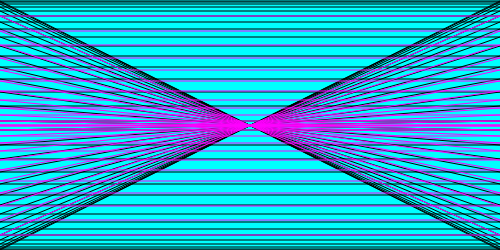
Frame 1 (no input)
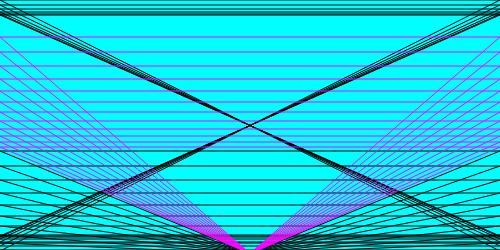
Frame 2 (the mouse pressed at the canvas centre, redrawn once)

The p5.js sketch that drew these frames (run headless with seeded random() and noise() and a simulated clock; the mouse was pressed at the canvas centre and the sketch redrawn once):

// p5.js sketch
// ── sketch.js
var yPos = 0;
var xPos = 0;
function setup() {
    createCanvas(500,250);
     // setup() runs once
      frameRate(30);
      noLoop();
    }
    function draw() {
     // draw() loops forever, until stopped
      background('aqua');
      stroke(0);
      yPos = yPos - 1;
      if (yPos < 0) {
        yPos = height;
      }
      xPos = xPos + 1;
      if (xPos < 0) {
        xPos = width;
      }
      line(0, yPos, width, yPos);
      line(0, xPos, width, xPos);
      line(0, xPos, width, yPos);
      line(0, yPos, width, xPos);
      yPos = yPos - 1;
      if (yPos < 0) {
        yPos = height;
      }
      xPos = xPos + 1;
      if (xPos < 0) {
        xPos = width;
      }
      line(0, yPos, width, yPos);
      line(0, xPos, width, xPos);
      line(0, xPos, width, yPos);
      line(0, yPos, width, xPos);
      yPos = yPos - 2;
      if (yPos < 0) {
        yPos = height;
      }
      xPos = xPos + 2;
      if (xPos < 0) {
        xPos = width;
      }
      line(0, yPos, width, yPos);
      line(0, xPos, width, xPos);
      line(0, xPos, width, yPos);
      line(0, yPos, width, xPos);
      yPos = yPos - 3;
      if (yPos < 0) {
        yPos = height;
      }
      xPos = xPos + 3;
      if (xPos < 0) {
        xPos = width;
      }
      line(0, yPos, width, yPos);
      line(0, xPos, width, xPos);
      line(0, xPos, width, yPos);
      line(0, yPos, width, xPos);
      yPos = yPos - 4;
      if (yPos < 0) {
        yPos = height;
      }
      xPos = xPos + 4;
      if (xPos < 0) {
        xPos = width;
      }
      line(0, yPos, width, yPos);
      line(0, xPos, width, xPos);
      line(0, xPos, width, yPos);
      line(0, yPos, width, xPos);
      yPos = yPos - 5;
      if (yPos < 0) {
        yPos = height;
      }
      xPos = xPos + 5;
      if (xPos < 0) {
        xPos = width;
      }
      line(0, yPos, width, yPos);
      line(0, xPos, width, xPos);
      line(0, xPos, width, yPos);
      line(0, yPos, width, xPos);
      yPos = yPos - 6;
      if (yPos < 0) {
        yPos = height;
      }
      xPos = xPos + 6;
      if (xPos < 0) {
        xPos = width;
      }
      line(0, yPos, width, yPos);
      line(0, xPos, width, xPos);
      line(0, xPos, width, yPos);
      line(0, yPos, width, xPos);
      yPos = yPos - 7;
      if (yPos < 0) {
        yPos = height;
      }
      xPos = xPos + 7;
      if (xPos < 0) {
        xPos = width;
      }
      line(0, yPos, width, yPos);
      line(0, xPos, width, xPos);
      line(0, xPos, width, yPos);
      line(0, yPos, width, xPos);
      yPos = yPos - 8;
      if (yPos < 0) {
        yPos = height;
      }
      xPos = xPos + 8;
      if (xPos < 0) {
        xPos = width;
      }
      line(0, yPos, width, yPos);
      line(0, xPos, width, xPos);
      line(0, xPos, width, yPos);
      line(0, yPos, width, xPos);
      yPos = yPos - 9;
      if (yPos < 0) {
        yPos = height;
      }
      xPos = xPos + 9;
      if (xPos < 0) {
        xPos = width;
      }
      line(0, yPos, width, yPos);
      line(0, xPos, width, xPos);
      line(0, xPos, width, yPos);
      line(0, yPos, width, xPos);
      yPos = yPos - 10;
      if (yPos < 0) {
        yPos = height;
      }
      xPos = xPos + 10;
      if (xPos < 0) {
        xPos = width;
      }
      line(0, yPos, width, yPos);
      line(0, xPos, width, xPos);
      line(0, xPos, width, yPos);
      line(0, yPos, width, xPos);
      yPos = yPos - 11;
      if (yPos < 0) {
        yPos = height;
      }
      xPos = xPos + 11;
      if (xPos < 0) {
        xPos = width;
      }
      line(0, yPos, width, yPos);
      line(0, xPos, width, xPos);
      line(0, xPos, width, yPos);
      line(0, yPos, width, xPos);
      yPos = yPos - 12;
      if (yPos < 0) {
        yPos = height;
      }
      xPos = xPos + 12;
      if (xPos < 0) {
        xPos = width;
      }
      line(0, yPos, width, yPos);
      line(0, xPos, width, xPos);
      line(0, xPos, width, yPos);
      line(0, yPos, width, xPos);
      yPos = yPos - 13;
      if (yPos < 0) {
        yPos = height;
      }
      xPos = xPos + 13;
      if (xPos < 0) {
        xPos = width;
      }
      line(0, yPos, width, yPos);
      line(0, xPos, width, xPos);
      line(0, xPos, width, yPos);
      line(0, yPos, width, xPos);
      yPos = yPos - 14;
      if (yPos < 0) {
        yPos = height;
      }
      xPos = xPos + 14;
      if (xPos < 0) {
        xPos = width;
      }
      line(0, yPos, width, yPos);
      line(0, xPos, width, xPos);
      line(0, xPos, width, yPos);
      line(0, yPos, width, xPos);
      yPos = yPos - 15;
      if (yPos < 0) {
        yPos = height;
      }
      xPos = xPos + 15;
      if (xPos < 0) {
        xPos = width;
      }
      line(0, yPos, width, yPos);
      line(0, xPos, width, xPos);
      line(0, xPos, width, yPos);
      line(0, yPos, width, xPos);



      stroke('Magenta');
      
      yPos = yPos - 4;
      if (yPos < 0) {
        yPos = height;
      }
      xPos = xPos + 4;
      if (xPos < 0) {
        xPos = width;
      }
      line(0, yPos, width, yPos);
      line(0, xPos, width, xPos);
      line(0, xPos, width, yPos);
      line(0, yPos, width, xPos);
      yPos = yPos - 5;
      if (yPos < 0) {
        yPos = height;
      }
      xPos = xPos + 5;
      if (xPos < 0) {
        xPos = width;
      }
      line(0, yPos, width, yPos);
      line(0, xPos, width, xPos);
      line(0, xPos, width, yPos);
      line(0, yPos, width, xPos);
      yPos = yPos - 6;
      if (yPos < 0) {
        yPos = height;
      }
      xPos = xPos + 6;
      if (xPos < 0) {
        xPos = width;
      }
      line(0, yPos, width, yPos);
      line(0, xPos, width, xPos);
      line(0, xPos, width, yPos);
      line(0, yPos, width, xPos);
      yPos = yPos - 7;
      if (yPos < 0) {
        yPos = height;
      }
      xPos = xPos + 7;
      if (xPos < 0) {
        xPos = width;
      }
      line(0, yPos, width, yPos);
      line(0, xPos, width, xPos);
      line(0, xPos, width, yPos);
      line(0, yPos, width, xPos);
      yPos = yPos - 8;
      if (yPos < 0) {
        yPos = height;
      }
      xPos = xPos + 8;
      if (xPos < 0) {
        xPos = width;
      }
      line(0, yPos, width, yPos);
      line(0, xPos, width, xPos);
      line(0, xPos, width, yPos);
      line(0, yPos, width, xPos);
      yPos = yPos - 9;
      if (yPos < 0) {
        yPos = height;
      }
      xPos = xPos + 9;
      if (xPos < 0) {
        xPos = width;
      }
      line(0, yPos, width, yPos);
      line(0, xPos, width, xPos);
      line(0, xPos, width, yPos);
      line(0, yPos, width, xPos);
      yPos = yPos - 10;
      if (yPos < 0) {
        yPos = height;
      }
      xPos = xPos + 10;
      if (xPos < 0) {
        xPos = width;
      }
      line(0, yPos, width, yPos);
      line(0, xPos, width, xPos);
      line(0, xPos, width, yPos);
      line(0, yPos, width, xPos);
      yPos = yPos - 11;
      if (yPos < 0) {
        yPos = height;
      }
      xPos = xPos + 11;
      if (xPos < 0) {
        xPos = width;
      }
      line(0, yPos, width, yPos);
      line(0, xPos, width, xPos);
      line(0, xPos, width, yPos);
      line(0, yPos, width, xPos);
      yPos = yPos - 12;
      if (yPos < 0) {
        yPos = height;
      }
      xPos = xPos + 12;
      if (xPos < 0) {
        xPos = width;
      }
      line(0, yPos, width, yPos);
      line(0, xPos, width, xPos);
      line(0, xPos, width, yPos);
      line(0, yPos, width, xPos);
      yPos = yPos - 13;
      if (yPos < 0) {
        yPos = height;
      }
      xPos = xPos + 13;
      if (xPos < 0) {
        xPos = width;
      }
      line(0, yPos, width, yPos);
      line(0, xPos, width, xPos);
      line(0, xPos, width, yPos);
      line(0, yPos, width, xPos);
      yPos = yPos - 14;
      if (yPos < 0) {
        yPos = height;
      }
      xPos = xPos + 14;
      if (xPos < 0) {
        xPos = width;
      }
      line(0, yPos, width, yPos);
      line(0, xPos, width, xPos);
      line(0, xPos, width, yPos);
      line(0, yPos, width, xPos);
      yPos = yPos - 15;
      if (yPos < 0) {
        yPos = height;
      }
      xPos = xPos + 15;
      if (xPos < 0) {
        xPos = width;
      }
      line(0, yPos, width, yPos);
      line(0, xPos, width, xPos);
      line(0, xPos, width, yPos);
      line(0, yPos, width, xPos);
    }
